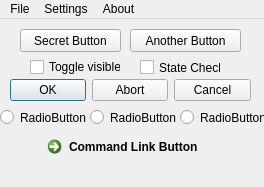
<?xml version="1.0" encoding="UTF-8"?>
<ui version="4.0">
 <class>MainWindow</class>
 <widget class="QMainWindow" name="MainWindow">
  <property name="geometry">
   <rect>
    <x>0</x>
    <y>0</y>
    <width>264</width>
    <height>187</height>
   </rect>
  </property>
  <property name="cursor">
   <cursorShape>ArrowCursor</cursorShape>
  </property>
  <property name="windowTitle">
   <string>MainWindow</string>
  </property>
  <widget class="QWidget" name="centralwidget">
   <widget class="QPushButton" name="pushButton">
    <property name="geometry">
     <rect>
      <x>20</x>
      <y>10</y>
      <width>101</width>
      <height>23</height>
     </rect>
    </property>
    <property name="text">
     <string>Secret Button</string>
    </property>
   </widget>
   <widget class="QRadioButton" name="radioButton">
    <property name="geometry">
     <rect>
      <x>0</x>
      <y>90</y>
      <width>91</width>
      <height>17</height>
     </rect>
    </property>
    <property name="text">
     <string>RadioButton</string>
    </property>
   </widget>
   <widget class="QRadioButton" name="radioButton_2">
    <property name="geometry">
     <rect>
      <x>90</x>
      <y>90</y>
      <width>91</width>
      <height>17</height>
     </rect>
    </property>
    <property name="text">
     <string>RadioButton</string>
    </property>
   </widget>
   <widget class="QRadioButton" name="radioButton_3">
    <property name="geometry">
     <rect>
      <x>180</x>
      <y>90</y>
      <width>91</width>
      <height>17</height>
     </rect>
    </property>
    <property name="text">
     <string>RadioButton</string>
    </property>
   </widget>
   <widget class="QCheckBox" name="checkBox">
    <property name="geometry">
     <rect>
      <x>140</x>
      <y>40</y>
      <width>81</width>
      <height>17</height>
     </rect>
    </property>
    <property name="text">
     <string>State Check</string>
    </property>
   </widget>
   <widget class="QCheckBox" name="checkBox_2">
    <property name="geometry">
     <rect>
      <x>30</x>
      <y>40</y>
      <width>91</width>
      <height>16</height>
     </rect>
    </property>
    <property name="text">
     <string>Toggle visible</string>
    </property>
   </widget>
   <widget class="QPushButton" name="pushButton_2">
    <property name="geometry">
     <rect>
      <x>130</x>
      <y>10</y>
      <width>111</width>
      <height>23</height>
     </rect>
    </property>
    <property name="text">
     <string>Another Button</string>
    </property>
   </widget>
   <widget class="QCommandLinkButton" name="commandLinkButton">
    <property name="geometry">
     <rect>
      <x>40</x>
      <y>110</y>
      <width>191</width>
      <height>41</height>
     </rect>
    </property>
    <property name="text">
     <string>Command Link Button</string>
    </property>
   </widget>
   <widget class="QDialogButtonBox" name="buttonBox">
    <property name="geometry">
     <rect>
      <x>10</x>
      <y>60</y>
      <width>241</width>
      <height>23</height>
     </rect>
    </property>
    <property name="standardButtons">
     <set>QDialogButtonBox::Abort|QDialogButtonBox::Cancel|QDialogButtonBox::Ok</set>
    </property>
   </widget>
  </widget>
  <widget class="QMenuBar" name="menubar">
   <property name="geometry">
    <rect>
     <x>0</x>
     <y>0</y>
     <width>264</width>
     <height>21</height>
    </rect>
   </property>
   <widget class="QMenu" name="menufStTstProj">
    <property name="title">
     <string>File</string>
    </property>
    <addaction name="actionQuit"/>
   </widget>
   <widget class="QMenu" name="menuwhat">
    <property name="title">
     <string>Settings</string>
    </property>
   </widget>
   <widget class="QMenu" name="menuAbout">
    <property name="title">
     <string>About</string>
    </property>
   </widget>
   <addaction name="menufStTstProj"/>
   <addaction name="menuwhat"/>
   <addaction name="menuAbout"/>
  </widget>
  <action name="actionQuit">
   <property name="text">
    <string>Quit</string>
   </property>
  </action>
 </widget>
 <resources/>
 <connections/>
</ui>
